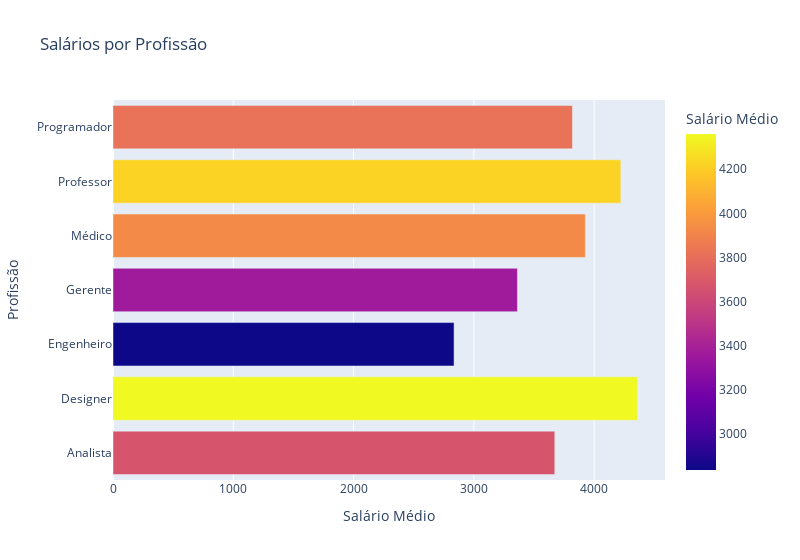

Notebook cell for this chart:
### Markdown cell above
Mudando a cor e tamanho:

### Code cell
salario_por_profissao = df.groupby('Profissão')['Salário'].mean().reset_index()

fig = px.bar(salario_por_profissao, x='Salário', y='Profissão', orientation='h',
             title='Salários por Profissão',
             labels={'Salário': 'Salário Médio', 'Profissão': 'Profissão'},
             color='Salário',  # Especificando a cor baseada nos valores de salário
             width=800)        # Definindo a largura do gráfico em pixels

fig.show()

### Figure 1 — Plotly figure (JSON) as saved in the notebook; plotly's stock layout.template omitted (floating-point values rounded to 4 significant figures)
{"data": [{"alignmentgroup": "True", "hovertemplate": "Salário Médio=%{marker.color}<br>Profissão=%{y}<extra></extra>", "legendgroup": "", "marker": {"color": [3673, 4360.0, 2836.0, 3362.0, 3927, 4222, 3820.0], "coloraxis": "coloraxis", "pattern": {"shape": ""}}, "name": "", "offsetgroup": "", "orientation": "h", "showlegend": false, "textposition": "auto", "type": "bar", "x": [3673, 4360.0, 2836.0, 3362.0, 3927, 4222, 3820.0], "xaxis": "x", "y": ["Analista", "Designer", "Engenheiro", "Gerente", "Médico", "Professor", "Programador"], "yaxis": "y"}], "layout": {"barmode": "relative", "coloraxis": {"colorbar": {"title": {"text": "Salário Médio"}}, "colorscale": [[0, "#0d0887"], [0.1111, "#46039f"], [0.2222, "#7201a8"], [0.3333, "#9c179e"], [0.4444, "#bd3786"], [0.5556, "#d8576b"], [0.6667, "#ed7953"], [0.7778, "#fb9f3a"], [0.8889, "#fdca26"], [1, "#f0f921"]]}, "legend": {"tracegroupgap": 0}, "title": {"text": "Salários por Profissão"}, "width": 800, "xaxis": {"anchor": "y", "domain": [0, 1], "title": {"text": "Salário Médio"}}, "yaxis": {"anchor": "x", "domain": [0, 1], "title": {"text": "Profissão"}}}}
